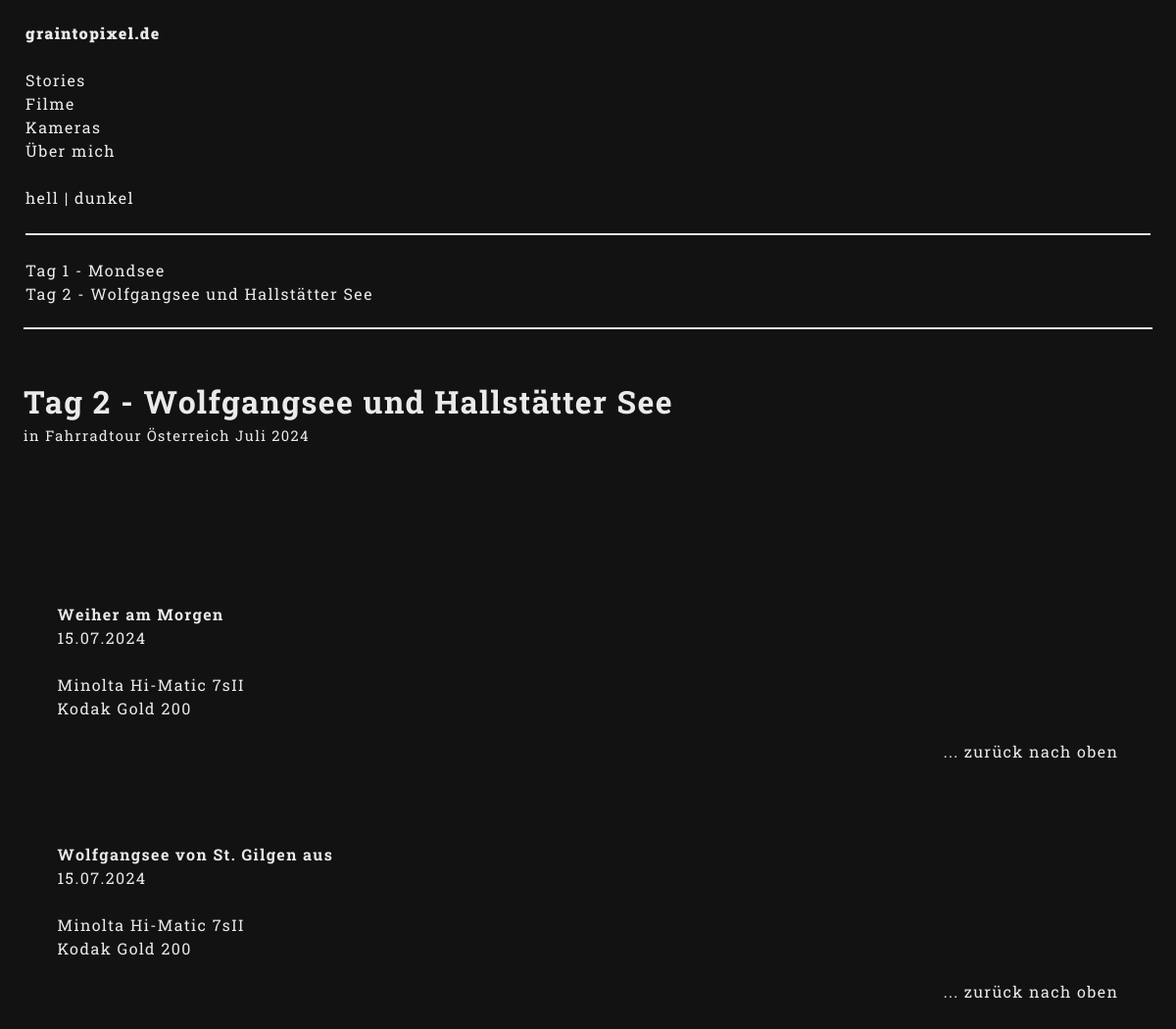
The app's page /story/1/article/4, older data.
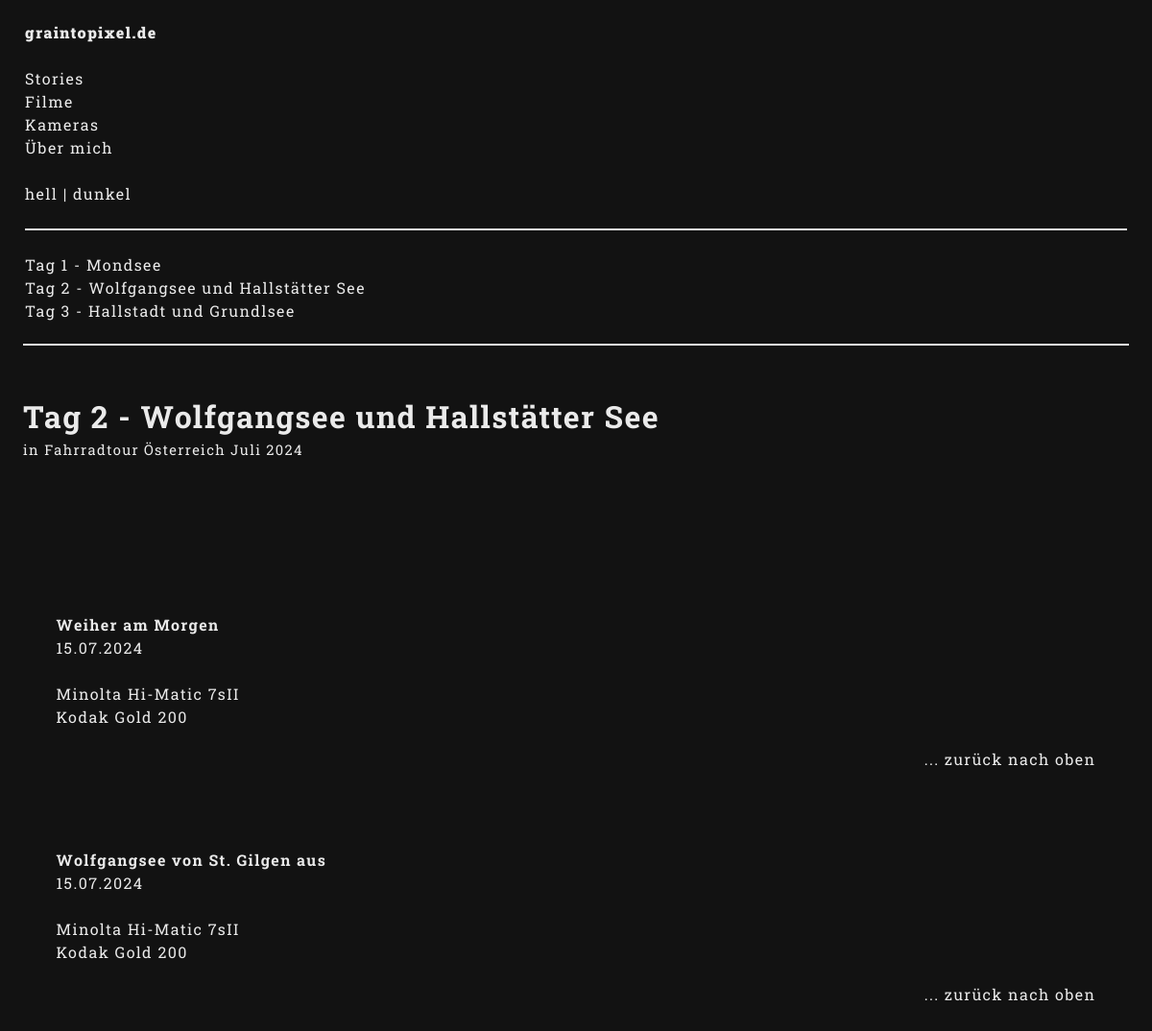
The same page, newer data.
### posts/models.py (models this page shows, shortened)
class Category(models.Model):
    title = models.CharField(max_length=5000)

class Article(models.Model):
    html_template = models.CharField(max_length=5000,  blank=True, choices=[
        ('article_template01.html', 'Story, links Text, rechts Bilder'),
        ('article_template02.html', 'Artikel, links Text, rechts Bilder'),
    ])
    category = models.ForeignKey(Category, on_delete=models.CASCADE, null=True, blank=True)
    title = models.CharField(max_length=5000)
    intro_text = models.TextField(max_length=1000000, null=True, blank=True)
    seperated_texts = models.TextField(max_length=1000000, null=True, blank=True)
    author = models.CharField(max_length=5000, default='Oskar Antretter', null=True)
    images = models.ManyToManyField(Image, related_name='articles', null=True, blank=True)
    created_at = models.DateTimeField(default=datetime.now, blank=True)
    updated_at = models.DateTimeField(default=datetime.now, blank=True)

class Image(models.Model):
    image = models.ImageField(upload_to='media/', null=True)
    title = models.CharField(max_length=5000)
    author = models.CharField(max_length=5000, default='Oskar Antretter', null=True)
    date_shot = models.DateTimeField(default=datetime.now, blank=True)
    place = models.CharField(max_length=5000, null=True, blank=True)
    film = models.ForeignKey(Film, on_delete=models.CASCADE, null=True, blank=True)
    camera = models.ForeignKey(Camera, on_delete=models.CASCADE, null=True, blank=True)
    lens = models.ForeignKey(Lens, on_delete=models.CASCADE, null=True, blank=True)
    scanner = models.ForeignKey(Scanner, on_delete=models.CASCADE, null=True, blank=True)
    notes = models.TextField(max_length=1000000, null=True, blank=True)

class Camera(models.Model):
    title = models.CharField(max_length=5000, null=True, blank=True)
    manufacturer = models.CharField(max_length=5000, null=True, blank=True)
    modell = models.CharField(max_length=5000, null=True, blank=True)
    first_production = models.DateTimeField(default=datetime.now, blank=True)
    lens = models.ForeignKey(Lens, on_delete=models.CASCADE, null=True, blank=True)

class Film(models.Model):
    title = models.CharField(max_length=5000, null=True, blank=True)
    iso = models.IntegerField(null=True, blank=True)
    manufacturer = models.CharField(max_length=5000, null=True, blank=True)
    first_production = models.DateTimeField(default=datetime.now, blank=True)

### posts/views.py (the view)
# urls.py: path('story/<str:spk>/article/<str:pk>', views.story_article, name='story_article'),
def story_article(request, pk, spk):
    story = Story.objects.get(id=spk)
    categories = Category.objects.all()
    article = Article.objects.get(id=pk) # holt den Artikel mit der entsprechenden ID die im Link stand
    articleLinkers = ArticleLinker.objects.all()
    return render(request, article.html_template, {
        'article': article,
        'story': story,
        'linkers': articleLinkers,
        'categories': categories,
    })

### templates/article_template01.html (shortened to what this page needs)
{%load static%}
<!DOCTYPE html>
<html lang="de">
<head>
    <link rel="stylesheet" href="{% static 'css/style.css' %}">
</head>
<body>
    <div class="wrapper">
        <div class="menu-section">
            <table>
                <tr>
                    <td class="main-nav">
                        <div>
                            <nav>
                                <a class="bold-text" href="/">graintopixel.de</a><br>
                                <br>
                                <a href="/category/stories">Stories</a><br>
                                {% for category in categories %}
                                <a href="/category/{{category.title}}">{{category.title}}</a><br>
                                {% endfor %}
                                <br>
                                <a onclick="styleBright()">hell</a> | <a onclick="styleDark()">dunkel</a><br>
                                <br>
                                <div class="sub-nav-div">
                                    <br>
                                    {% for chapter in story.chapters.all %}
                                    <a href="/story/{{story.id}}/article/{{chapter.id}}">{{chapter.title}}</a><br>
                                    {% endfor %}
                                </div>
                            </nav>
                        </div>
                    </td>
                </tr>
            </table>
        </div>
        <div class="content-section">
            <div class="content-intro">
                <h1>{{article.title}}</h1>
                <h1 class="story-title">in {{story.title}}</h1>
                <br>
                <br>
                   <br><br><br><br>
            </div>
             {% for image in article.images.all %}
            <div class ="image-text-bundle">
                <div class="image-section">
                </div>
                <div class ="text-section">
                    <article>
                        <p>
                            <h4>{{image.title}}</h4>
                            {{image.date_shot|date:"d.m.Y"}}<br>
                            <br>
                            {% for link in linkers %}
                                {% if link.camera.id == image.camera.id %}
                                <a href="/category/Kameras/article/{{link.article.id}}">{{image.camera.title}}</a>
                                {% else %}
                                {{image.camera.title}}
                                {% endif %}
                            {% endfor %}
                            <br>
                            {% for link in linkers %}
                                {% if link.film.id == image.film.id %}
                                <a href="/category/Filme/article/{{link.article.id}}">{{image.film.title}}</a>
                                {% else %}
                                {{image.film.title}}
                                {% endif %}
                            {% endfor %}
                        </p>
                    </article>
                    <a href="#" class="return-link">... zurück nach oben</a>
                </div>
            </div>
            {% endfor %}
        </div>
    </div>
</body>
</html>

Row changes from the older to the newer data that the page shows:
added Article: title "Tag 3 - Hallstadt und Grundlsee"
